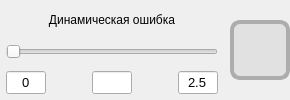
              <widget class="QWidget" name="widget_crossingLimits_dynamicError_2" native="true">
               <layout class="QHBoxLayout" name="horizontalLayout_35">
                <property name="leftMargin">
                 <number>0</number>
                </property>
                <property name="topMargin">
                 <number>0</number>
                </property>
                <property name="rightMargin">
                 <number>0</number>
                </property>
                <property name="bottomMargin">
                 <number>0</number>
                </property>
                <item>
                 <widget class="QWidget" name="widget_crossingLimits_dynamicError_control_2" native="true">
                  <layout class="QVBoxLayout" name="verticalLayout_49">
                   <property name="spacing">
                    <number>6</number>
                   </property>
                   <property name="leftMargin">
                    <number>6</number>
                   </property>
                   <property name="topMargin">
                    <number>6</number>
                   </property>
                   <property name="rightMargin">
                    <number>6</number>
                   </property>
                   <property name="bottomMargin">
                    <number>6</number>
                   </property>
                   <item>
                    <widget class="QLabel" name="label_crossingLimits_dynamicError_2">
                     <property name="sizePolicy">
                      <sizepolicy hsizetype="Preferred" vsizetype="Preferred">
                       <horstretch>0</horstretch>
                       <verstretch>0</verstretch>
                      </sizepolicy>
                     </property>
                     <property name="text">
                      <string>Динамическая ошибка</string>
                     </property>
                     <property name="alignment">
                      <set>Qt::AlignmentFlag::AlignCenter</set>
                     </property>
                    </widget>
                   </item>
                   <item>
                    <widget class="QSlider" name="horizontalSlider_crossingLimits_dynamicError_2">
                     <property name="sizePolicy">
                      <sizepolicy hsizetype="Preferred" vsizetype="Preferred">
                       <horstretch>0</horstretch>
                       <verstretch>0</verstretch>
                      </sizepolicy>
                     </property>
                     <property name="orientation">
                      <enum>Qt::Orientation::Horizontal</enum>
                     </property>
                    </widget>
                   </item>
                   <item>
                    <layout class="QHBoxLayout" name="horizontalLayout_crossingLimits_dynamicError_limits_2">
                     <property name="spacing">
                      <number>6</number>
                     </property>
                     <item>
                      <widget class="QLineEdit" name="lineEdit_crossingLimits_dynamicError_lowerLimit_2">
                       <property name="sizePolicy">
                        <sizepolicy hsizetype="Maximum" vsizetype="Maximum">
                         <horstretch>0</horstretch>
                         <verstretch>0</verstretch>
                        </sizepolicy>
                       </property>
                       <property name="maximumSize">
                        <size>
                         <width>40</width>
                         <height>16777215</height>
                        </size>
                       </property>
                       <property name="font">
                        <font>
                         <family>Segoe UI</family>
                         <pointsize>10</pointsize>
                        </font>
                       </property>
                       <property name="text">
                        <string>0</string>
                       </property>
                       <property name="alignment">
                        <set>Qt::AlignmentFlag::AlignCenter</set>
                       </property>
                      </widget>
                     </item>
                     <item>
                      <spacer name="horizontalSpacer_12">
                       <property name="orientation">
                        <enum>Qt::Orientation::Horizontal</enum>
                       </property>
                       <property name="sizeHint" stdset="0">
                        <size>
                         <width>40</width>
                         <height>20</height>
                        </size>
                       </property>
                      </spacer>
                     </item>
                     <item>
                      <widget class="QLineEdit" name="lineEdit_crossingLimits_dynamicError_value_2">
                       <property name="maximumSize">
                        <size>
                         <width>40</width>
                         <height>16777215</height>
                        </size>
                       </property>
                       <property name="font">
                        <font>
                         <family>Segoe UI</family>
                         <pointsize>10</pointsize>
                        </font>
                       </property>
                       <property name="alignment">
                        <set>Qt::AlignmentFlag::AlignCenter</set>
                       </property>
                      </widget>
                     </item>
                     <item>
                      <spacer name="horizontalSpacer_crossingLimits_dynamicError_2">
                       <property name="orientation">
                        <enum>Qt::Orientation::Horizontal</enum>
                       </property>
                       <property name="sizeHint" stdset="0">
                        <size>
                         <width>40</width>
                         <height>20</height>
                        </size>
                       </property>
                      </spacer>
                     </item>
                     <item>
                      <widget class="QLineEdit" name="lineEdit_crossingLimits_dynamicError_upperLimit_2">
                       <property name="maximumSize">
                        <size>
                         <width>40</width>
                         <height>16777215</height>
                        </size>
                       </property>
                       <property name="font">
                        <font>
                         <family>Segoe UI</family>
                         <pointsize>10</pointsize>
                        </font>
                       </property>
                       <property name="text">
                        <string>2.5</string>
                       </property>
                       <property name="alignment">
                        <set>Qt::AlignmentFlag::AlignCenter</set>
                       </property>
                      </widget>
                     </item>
                    </layout>
                   </item>
                  </layout>
                 </widget>
                </item>
                <item>
                 <widget class="QWidget" name="widget_crossingLimits_dynamicError_limitStatusIndicator_2" native="true">
                  <property name="minimumSize">
                   <size>
                    <width>60</width>
                    <height>60</height>
                   </size>
                  </property>
                  <property name="maximumSize">
                   <size>
                    <width>60</width>
                    <height>60</height>
                   </size>
                  </property>
                  <property name="styleSheet">
                   <string notr="true">background: #E1E1E1;

Border: 4px solid #ADADAD ;
Border-radius: 10px;

</string>
                  </property>
                 </widget>
                </item>
               </layout>
              </widget>
